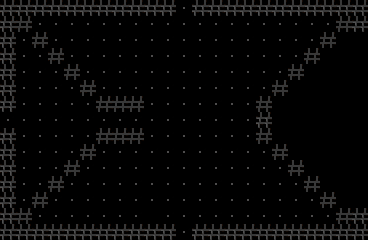

Rendered tile map (Tiled .tmx) drawn with the repository's tilesets; below, a short description and the map source with its tile grids summarised:
An orthogonal 23x15 tile map with 16x16 px tiles, 1 tile layer (Capa de patrones 1) and 34 objects.

<map version="1.10" tiledversion="1.12.2" orientation="orthogonal" renderorder="right-down" width="23" height="15" tilewidth="16" tileheight="16" infinite="0" nextlayerid="4" nextobjectid="81">
 <tileset firstgid="1" name="tileset" tilewidth="16" tileheight="16" tilecount="64" columns="8">
  <image source="../tileset/tileset.png" width="128" height="128" />
 </tileset>
 <layer id="1" name="Capa de patrones 1" width="23" height="15">
  <data>[345 cells, 298 non-empty, 3 distinct tile ids]</data>
 </layer>
 <objectgroup id="3" name="spawnEnemigo">
  <object id="74" x="176" y="112" width="16" height="16" />
  <object id="75" x="96" y="192" width="16" height="16" />
  <object id="76" x="256" y="192" width="16" height="16" />
  <object id="77" x="256" y="32" width="16" height="16" />
  <object id="78" x="96" y="32" width="16" height="16" />
 </objectgroup>
 <objectgroup id="2" name="colisiones">
  <object id="43" x="0" y="0" width="32" height="32" />
  <object id="44" x="0" y="32" width="16" height="80" />
  <object id="45" x="0" y="128" width="16" height="80" />
  <object id="46" x="0" y="208" width="32" height="32" />
  <object id="47" x="32" y="224" width="144" height="16" />
  <object id="48" x="192" y="224" width="144" height="16" />
  <object id="49" x="336" y="208" width="32" height="32" />
  <object id="51" x="336" y="0" width="32" height="32" />
  <object id="52" x="192" y="0" width="144" height="16" />
  <object id="53" x="32" y="0" width="144" height="16" />
  <object id="54" x="32" y="32" width="16" height="16" />
  <object id="55" x="48" y="48" width="16" height="16" />
  <object id="56" x="64" y="64" width="16" height="16" />
  <object id="57" x="80" y="80" width="16" height="16" />
  <object id="58" x="96" y="96" width="48" height="16" />
  <object id="59" x="96" y="128" width="48" height="16" />
  <object id="60" x="80" y="144" width="16" height="16" />
  <object id="61" x="64" y="160" width="16" height="16" />
  <object id="62" x="48" y="176" width="16" height="16" />
  <object id="63" x="32" y="192" width="16" height="16" />
  <object id="65" x="272" y="144" width="16" height="16" />
  <object id="66" x="288" y="160" width="16" height="16" />
  <object id="67" x="304" y="176" width="16" height="16" />
  <object id="68" x="320" y="192" width="16" height="16" />
  <object id="70" x="272" y="80" width="16" height="16" />
  <object id="71" x="288" y="64" width="16" height="16" />
  <object id="72" x="304" y="48" width="16" height="16" />
  <object id="73" x="320" y="32" width="16" height="16" />
  <object id="79" x="256" y="96" width="16" height="48" />
 </objectgroup>
</map>
